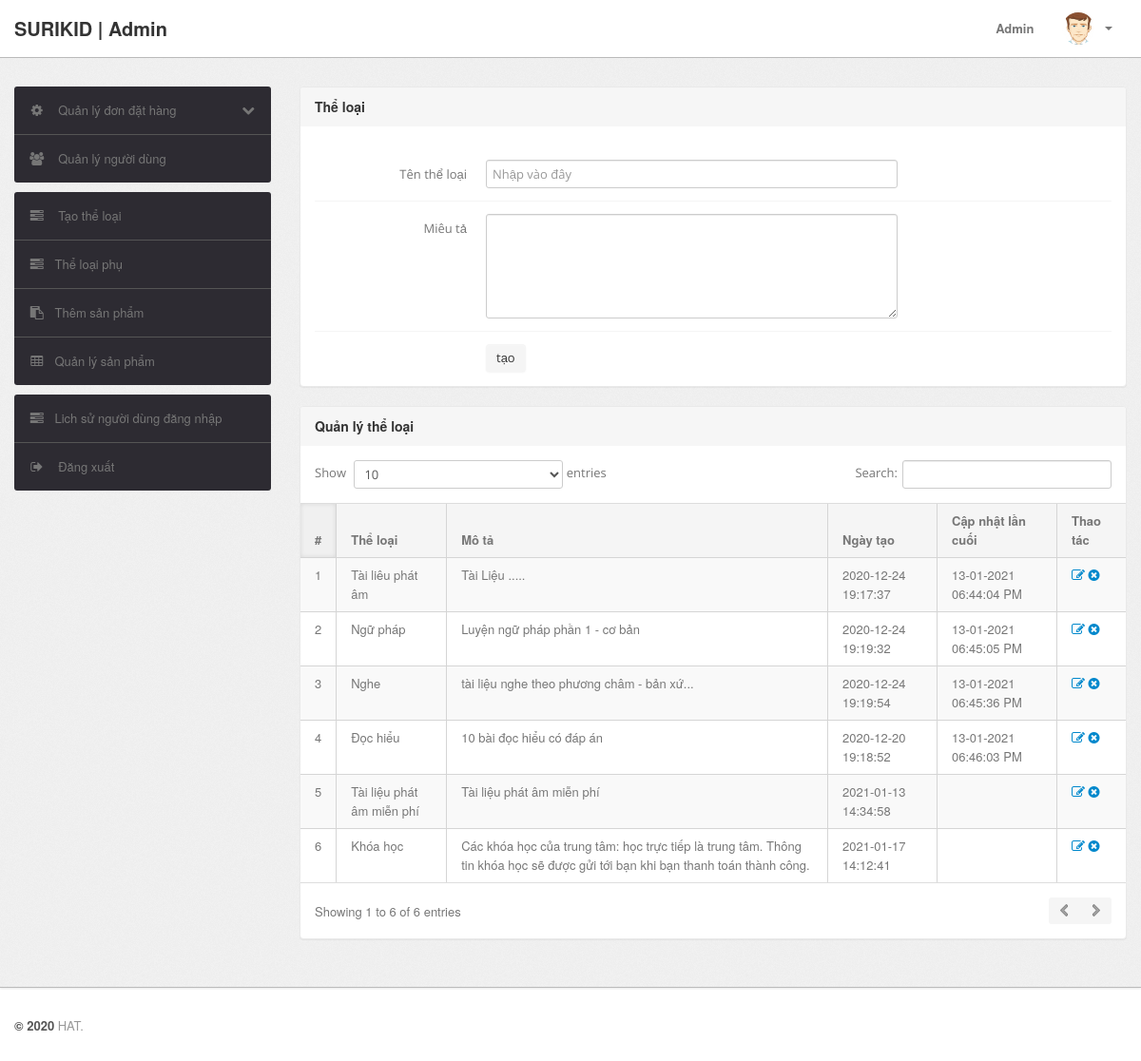
The app's page /admin/category.php (signed in) with its own data.
### tables this page shows
CREATE TABLE `category` (
  `id` int(11) NOT NULL,
  `categoryName` varchar(255) DEFAULT NULL,
  `categoryDescription` longtext DEFAULT NULL,
  `creationDate` timestamp NOT NULL DEFAULT current_timestamp(),
  `updationDate` varchar(255) DEFAULT NULL
);

### admin/category.php (the view, shortened to what this page needs)
<?php
include('include/config.php');
if(strlen($_SESSION['alogin'])==0)
	{
header('location:index.php');
}
else{
?>
<!DOCTYPE html>
<html lang="vi">
<head>
	<link type="text/css" href="bootstrap/css/bootstrap.min.css" rel="stylesheet">
	<link type="text/css" href="bootstrap/css/bootstrap-responsive.min.css" rel="stylesheet">
	<link type="text/css" href="css/theme.css" rel="stylesheet">
	<link type="text/css" href="images/icons/css/font-awesome.css" rel="stylesheet">
</head>
<body>
<?php include('include/header.php');?>
	<div class="wrapper">
		<div class="container">
			<div class="row">
<?php include('include/sidebar.php');?>
			<div class="span9">
					<div class="content">
						<div class="module">
							<div class="module-head">
								<h3>Thể loại</h3>
							</div>
							<div class="module-body">
									<br />
			<form class="form-horizontal row-fluid" name="Category" method="post" >
<div class="control-group">
<label class="control-label" for="basicinput">Tên thể loại</label>
<div class="controls">
<input type="text" placeholder="Nhập vào đây"  name="category" class="span8 tip" required>
</div>
</div>
<div class="control-group">
											<label class="control-label" for="basicinput">Miêu tả</label>
											<div class="controls">
												<textarea class="span8" name="description" rows="5"></textarea>
											</div>
										</div>
	<div class="control-group">
											<div class="controls">
												<button type="submit" name="submit" class="btn">tạo</button>
											</div>
										</div>
									</form>
							</div>
						</div>
	<div class="module">
							<div class="module-head">
								<h3>Quản lý thể loại</h3>
							</div>
							<div class="module-body table">
								<table cellpadding="0" cellspacing="0" border="0" class="datatable-1 table table-bordered table-striped	 display" width="100%">
									<thead>
										<tr>
											<th>#</th>
											<th>Thể loại</th>
											<th>Mô tả</th>
											<th>Ngày tạo</th>
											<th>Cập nhật lần cuối</th>
											<th>Thao tác</th>
										</tr>
									</thead>
									<tbody>
<?php $query=mysqli_query($con,"select * from category");
$cnt=1;
while($row=mysqli_fetch_array($query))
{
?>
										<tr>
											<td><?php echo htmlentities($cnt);?></td>
											<td><?php echo htmlentities($row['categoryName']);?></td>
											<td><?php echo htmlentities($row['categoryDescription']);?></td>
											<td> <?php echo htmlentities($row['creationDate']);?></td>
											<td><?php echo htmlentities($row['updationDate']);?></td>
											<td>
											<a href="edit-category.php?id=<?php echo $row['id']?>" ><i class="icon-edit"></i></a>
											<a href="category.php?id=<?php echo $row['id']?>&del=delete" onClick="return confirm('Bạn có chắc chắn muốn xóa?')"><i class="icon-remove-sign"></i></a></td>
										</tr>
										<?php $cnt=$cnt+1; } ?>
								</table>
							</div>
						</div>
					</div>
				</div>
			</div>
		</div>
	</div>
<?php include('include/footer.php');?>
</body>
<?php } ?>

### records on screen
category: categoryName "Tài liêu phát âm", categoryDescription "Tài Liệu .....", creationDate "2020-12-24 19:17:37", updationDate "13-01-2021 06:44:04 PM"
category: categoryName "Ngữ pháp", categoryDescription "Luyện ngữ pháp phần 1 - cơ bản", creationDate "2020-12-24 19:19:32", updationDate "13-01-2021 06:45:05 PM"
category: categoryName "Nghe", categoryDescription "tài liệu nghe theo phương châm - bản xứ...", creationDate "2020-12-24 19:19:54", updationDate "13-01-2021 06:45:36 PM"
category: categoryName "Đọc hiểu", categoryDescription "10 bài đọc hiểu có đáp án", creationDate "2020-12-20 19:18:52", updationDate "13-01-2021 06:46:03 PM"
category: categoryName "Tài liệu phát âm miễn phí", categoryDescription "Tài liệu phát âm miễn phí", creationDate "2021-01-13 14:34:58"
category: categoryName "Khóa học", categoryDescription "Các khóa học của trung tâm: học trực tiếp là trung tâm. Thông tin khóa học sẽ được gửi tới bạn khi bạn thanh toán thành công.", creationDate "2021-01-17 14:12:41"
